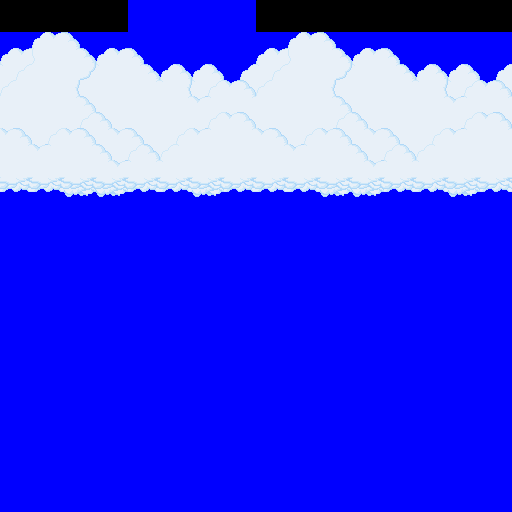

The image is a tile-based game level rendered from a .tmx file. Its description and complete source (layers, tilesets, objects, tile grids) follow:
An orthogonal 16x16 tile map with 32x32 px tiles, 1 tile layer (Untitled 2#layer~Layer 1#map001).

<map version="1.10" tiledversion="1.10.1" orientation="orthogonal" renderorder="right-down" width="16" height="16" tilewidth="32" tileheight="32" infinite="0" nextlayerid="2" nextobjectid="1">
 <tileset firstgid="1" name="Untitled 2#tiles.png" tilewidth="32" tileheight="32" tilecount="32" columns="8">
  <image source="Level1_clouds.png" width="256" height="128" />
 </tileset>
 <layer id="1" name="Untitled 2#layer~Layer 1#map001" width="16" height="16">
  <data encoding="csv">
0,0,0,0,1,1,1,1,0,0,0,0,0,0,0,0,
2,3,4,2,5,1,1,1,2,3,4,2,5,1,1,1,
6,7,8,9,10,11,12,13,6,7,8,9,10,11,12,13,
7,7,14,15,7,16,17,18,7,7,14,15,7,16,17,18,
19,20,19,21,22,23,24,16,19,20,19,21,22,23,24,16,
25,25,26,27,28,29,26,25,25,25,26,27,28,29,26,25,
1,1,30,30,1,1,30,1,1,1,30,30,1,1,30,1,
1,1,1,1,1,1,1,1,1,1,1,1,1,1,1,1,
1,1,1,1,1,1,1,1,1,1,1,1,1,1,1,1,
1,1,1,1,1,1,1,1,1,1,1,1,1,1,1,1,
1,1,1,1,1,1,1,1,1,1,1,1,1,1,1,1,
1,1,1,1,1,1,1,1,1,1,1,1,1,1,1,1,
1,1,1,1,1,1,1,1,1,1,1,1,1,1,1,1,
1,1,1,1,1,1,1,1,1,1,1,1,1,1,1,1,
1,1,1,1,1,1,1,1,1,1,1,1,1,1,1,1,
1,1,1,1,1,1,1,1,1,1,1,1,1,1,1,1
</data>
 </layer>
</map>
